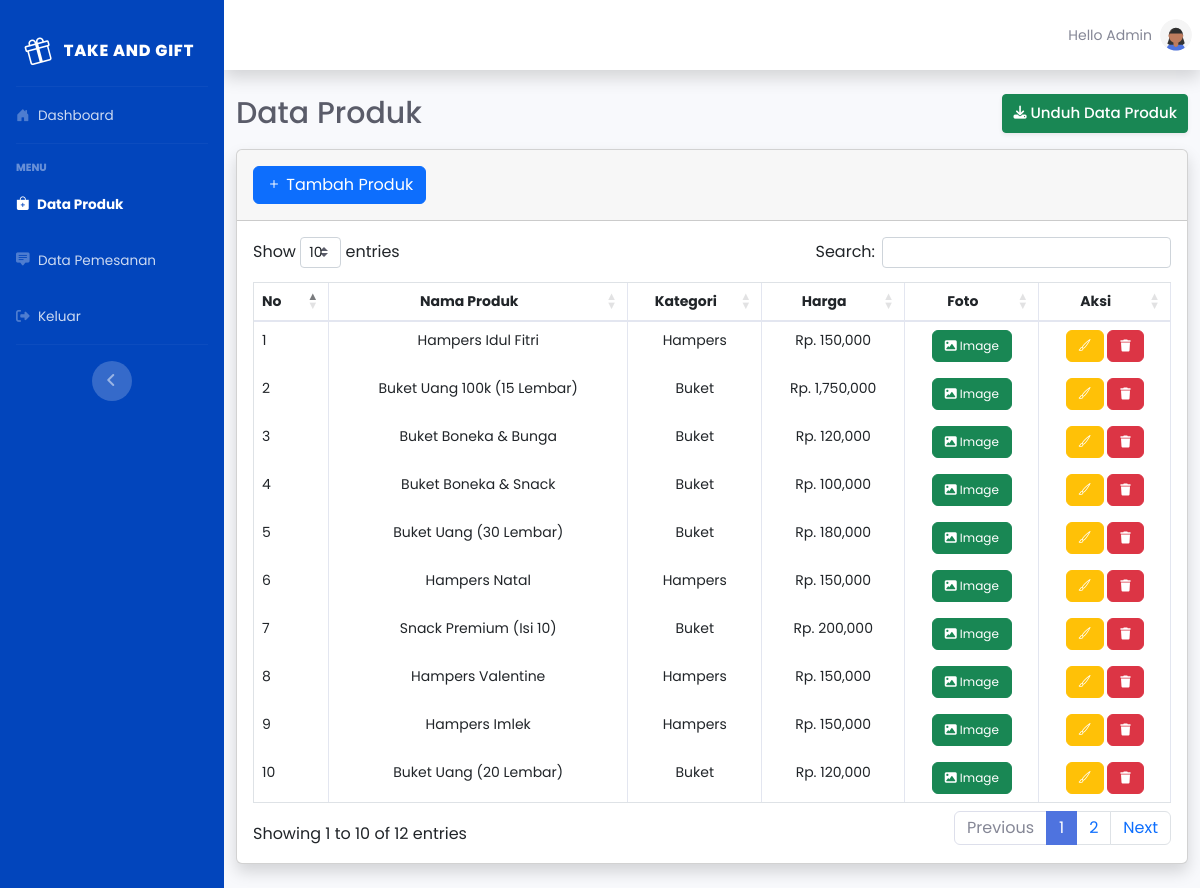
Page /admin/database-produk.php (signed in) on the committed database.
### tables this page shows
CREATE TABLE `tbl_produk` (
  `id_produk` int(11) NOT NULL,
  `nama_produk` varchar(100) NOT NULL,
  `kategori` varchar(100) NOT NULL,
  `harga` varchar(100) NOT NULL,
  `cover` varchar(100) NOT NULL,
  `tanggal` date NOT NULL,
  `waktu` time NOT NULL
);

### admin/functions.php (called while the page is built, shortened)
<?php
$conn = mysqli_connect("localhost", "root", "", "takeandgift");
function tampil_produk()
{
	global $conn;
	$result_tampil_produk = $conn->query("SELECT * FROM tbl_produk ORDER BY id_produk DESC");
	$rows_produk = [];
	while ($row_produk = mysqli_fetch_assoc($result_tampil_produk)) {
		$rows_produk[] = $row_produk;
	}
	return $rows_produk;
}

### admin/database-produk.php (the view, shortened to what this page needs)
<?php
require 'functions.php';
?>
<!DOCTYPE html>
<html lang="en">
<head>
    <link href="../vendor/fontawesome-free/css/all.min.css" rel="stylesheet" type="text/css">
    <link href="../css/sb-admin-2.min.css" rel="stylesheet">
    <link href="../vendor/datatables/dataTables.bootstrap4.min.css" rel="stylesheet">
    <link href="https://cdn.jsdelivr.net/npm/bootstrap@5.2.3/dist/css/bootstrap.min.css" rel="stylesheet"
>
    <link rel="stylesheet" href="https://cdn.jsdelivr.net/npm/bootstrap-icons@1.10.5/font/bootstrap-icons.css">
</head>
<body id="page-top">
    <div id="wrapper">
        <ul class="navbar-nav sidebar sidebar-dark accordion pt-3" id="accordionSidebar"
            style="background-color: #0245bc;">
            <a class="sidebar-brand d-flex align-items-center justify-content-center" href="index.php">
                <div class="sidebar-brand-icon rotate-n-15">
                    <i class="bi bi-gift text-white" style="font-size: 25px; padding-right: 8px; color: #012970;"></i>
                </div>
                <div class="sidebar-brand-text mx-1">Take and Gift</div>
            </a>
            <hr class="sidebar-divider my-0">
            <li class="nav-item">
                <a class="nav-link" href="index.php">
                    <i class="bi bi-house-door-fill"></i>
                    <span>Dashboard</span></a>
            </li>
            <hr class="sidebar-divider">
            <div class="sidebar-heading">
                Menu
            </div>
            <li class="nav-item active">
                <a class="nav-link" href="database-produk.php">
                    <i class="bi bi-bag-plus-fill"></i>
                    <span>Data Produk</span></a>
            </li>
            <li class="nav-item ">
                <a class="nav-link" href="data-pemesanan.php">
                    <i class="bi bi-chat-square-text-fill"></i>
                    <span>Data Pemesanan</span></a>
            </li>
            <li class="nav-item">
                <a class="nav-link" data-bs-toggle="modal" data-bs-target="#staticBackdrop" href="logout.php">
                    <i class="fas fa-sign-out-alt"></i>
                    <span>Keluar</span></a>
            </li>
            <hr class="sidebar-divider d-none d-md-block">
            <div class="text-center d-none d-md-inline">
                <button class="rounded-circle border-0" id="sidebarToggle"></button>
            </div>
        </ul>
        <div id="content-wrapper" class="d-flex flex-column">
            <div id="content">
                <nav class="navbar navbar-expand navbar-light bg-white topbar mb-4 static-top shadow">
                    <ul class="navbar-nav ml-auto">
                        <li class="nav-item dropdown no-arrow">
                            <a class="nav-link dropdown-toggle" href="#" id="userDropdown" role="button"
                                data-toggle="dropdown" aria-haspopup="true" aria-expanded="false">
                                <span class="mr-2 d-none d-lg-inline text-gray-600 small">Hello Admin</span>
                                <img class="img-profile rounded-circle" src="../img/undraw_profile_1.svg">
                            </a>
                        </li>
                    </ul>
                </nav>
                <div class="container-fluid">
                    <div class="d-sm-flex align-items-center justify-content-between mb-3">
                        <h3 class="h3 mb-0 text-gray-800" style="font-size: 30px; ">Data Produk</h3>
                        <a href="export_produk_excel.php" target="_blank"
                            class="d-none d-sm-inline-block btn btn-sm btn-success shadow-sm"
                            style="padding: 7px 10px; font-weight: 500; font-size: 15px;">
                            <i class="fas fa-download fa-sm text-white"></i> Unduh Data Produk</a>
                    </div>
                    <div class="card shadow mb-4 mx-0 lg:mx-3">
                        <div class="card-header py-3">
                            <button type="button" class="btn btn-primary" data-bs-toggle="modal"
                                data-bs-target="#exampleModal">
                                <i class="bi bi-plus text-white"></i> Tambah Produk</a>
                            </button>
                        </div>
                        <div class="card-body">
                            <div class="table-responsive">
                                <table class="table table-bordered" id="dataTable" width="100%" cellspacing="0"
                                    style="font-size: 14px;">
                                    <thead>
                                        <tr>
                                            <th>No</th>
                                            <th class="text-center">Nama Produk</th>
                                            <th class="text-center">Kategori</th>
                                            <th class="text-center">Harga</th>
                                            <th class="text-center">Foto</th>
                                            <th class="text-center">Aksi</th>
                                        </tr>
                                    </thead>
                                    <tbody>
                                        <?php $i = 1; ?>
                                        <?php
                                        $data_all = tampil_produk();
                                        foreach ($data_all as $data_row) : ?>
                                        <tr>
                                            <td><?= $i; ?></td>
                                            <td class="text-center"><?= ucwords($data_row['nama_produk']); ?></td>
                                            <td class="text-center"><?= $data_row['kategori']; ?></td>
                                            <td class="text-center">Rp. <?= number_format($data_row['harga']); ?></td>
                                            <td class="text-center">
                                                <button type="button" class="btn btn-success" data-bs-toggle="modal"
                                                    data-bs-target="#img<?= $data_row['id_produk']; ?>"
                                                    style="font-size: 12px;">
                                                    <i class="fas fa-image"></i> Image
                                                </button>
                                            </td>
                                            <td class="text-center">
                                                <button type="button" class="btn btn-warning text-white"
                                                    data-bs-toggle="modal"
                                                    data-bs-target="#edit<?= $data_row['id_produk']; ?>"
                                                    style="font-size: 12px;">
                                                    <i class="bi bi-brush"></i>
                                                </button>
                                                <button type="button" class="btn btn-danger" data-bs-toggle="modal"
                                                    data-bs-target="#delete<?= $data_row['id_produk']; ?>"
                                                    style="font-size: 12px;">
                                                    <i class="fas fa-trash"></i>
                                                </button>
                                            </td>
                                        </tr>
                                        <?php $i++; ?>
                                        <?php endforeach; ?>
                                    </tbody>
                                </table>
                            </div>
                        </div>
                    </div>
                </div>
            </div>
        </div>
    </div>
</body>
</html>

### admin/database-produk.php (style rules this page uses)
* { font-family: 'Poppins', sans-serif; }

### rows in the picture
tbl_produk: nama_produk "Hampers Idul Fitri", kategori "Hampers", harga "150,000"
tbl_produk: nama_produk "Buket Uang 100k (15 Lembar)", kategori "Buket", harga "1,750,000"
tbl_produk: nama_produk "Buket Boneka & Bunga", kategori "Buket", harga "120,000"
tbl_produk: nama_produk "Buket Boneka & Snack", kategori "Buket", harga "100,000"
tbl_produk: nama_produk "Buket Uang (30 Lembar)", kategori "Buket", harga "180,000"
tbl_produk: nama_produk "Hampers Natal", kategori "Hampers", harga "150,000"
tbl_produk: nama_produk "Snack Premium (Isi 10)", kategori "Buket", harga "200,000"
tbl_produk: nama_produk "Hampers Valentine", kategori "Hampers", harga "150,000"
tbl_produk: nama_produk "Hampers Imlek", kategori "Hampers", harga "150,000"
tbl_produk: nama_produk "Buket Uang (20 Lembar)", kategori "Buket", harga "120,000"
